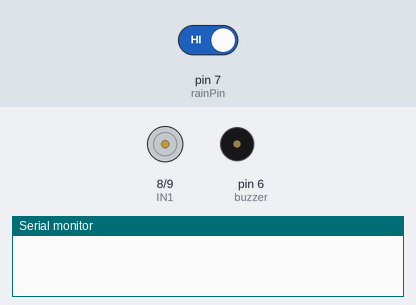
A sketch run on a simulated Arduino Uno, built with avr-gcc and run on an emulated ATmega328P. On the bench: motor-driver pin pairs drawn as motors (green arrow = first pin HIGH = forward, orange = second pin HIGH = backward, longer = more drive), buzzer (waves = sounding, pin HIGH), the last lines printed to the serial monitor. The inputs (shaded band) are chosen by the test bench; at power-on: pin 7 (rainPin) HIGH.

Above: at 4.8 s.
4.9 s: pin 7 (rainPin) driven LOW
At 7.2 s:
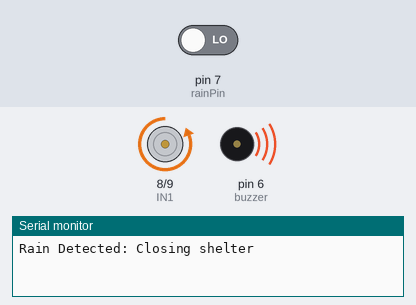
7.6 s: pin 7 (rainPin) driven HIGH
At 13.7 s:
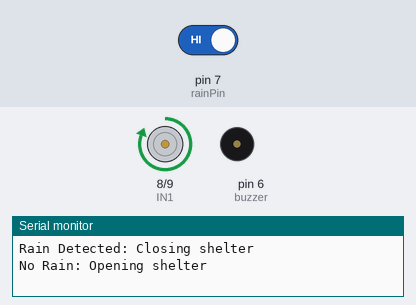
Timing chart, 0 to 19.5 s (numbered marks = the images above; inputs shaded):
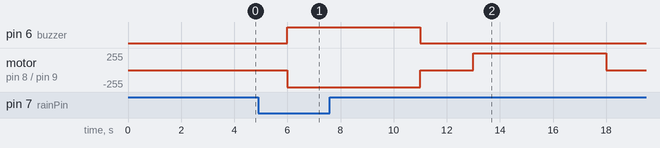

Measured:
- after the input at 4.9 s, pin 6 (buzzer): LOW → HIGH after 1.1 s; motor on pin 8 (IN1) / pin 9 (IN2): stopped → backward 255/255 after 1.1 s

The sketch:

CropProtection.ino
```cpp
#define IN1 8         // Motor input 1
#define IN2 9         // Motor input 2
#define rainPin 7     // Rain sensor digital pin
#define buzzer 6      // Buzzer connected to D6

bool shelterClosed = false;

void setup() {
  pinMode(IN1, OUTPUT);
  pinMode(IN2, OUTPUT);
  pinMode(rainPin, INPUT);
  pinMode(buzzer, OUTPUT);

  digitalWrite(IN1, LOW);
  digitalWrite(IN2, LOW);
  digitalWrite(buzzer, LOW);
  Serial.begin(9600);
}

void loop() {
  int rain = digitalRead(rainPin); // LOW = rain detected

  if (rain == LOW && !shelterClosed) {
    Serial.println("Rain Detected: Closing shelter");
    digitalWrite(buzzer, HIGH);     // Sound buzzer
    closeShelter();
    shelterClosed = true;
    digitalWrite(buzzer, LOW);      // Turn off buzzer
  }
  else if (rain == HIGH && shelterClosed) {
    Serial.println("No Rain: Opening shelter");
    openShelter();
    shelterClosed = false;
  }

  delay(2000);  // Delay for stability
}

void closeShelter() {
  digitalWrite(IN1, LOW);
  digitalWrite(IN2, HIGH);  // Motor rotates one way
  delay(5000);              // Adjust based on motor/shelter
  stopMotor();
}

void openShelter() {
  digitalWrite(IN1, HIGH);
  digitalWrite(IN2, LOW);   // Reverse motor direction
  delay(5000);
  stopMotor();
}

void stopMotor() {
  digitalWrite(IN1, LOW);
  digitalWrite(IN2, LOW);
}
```
